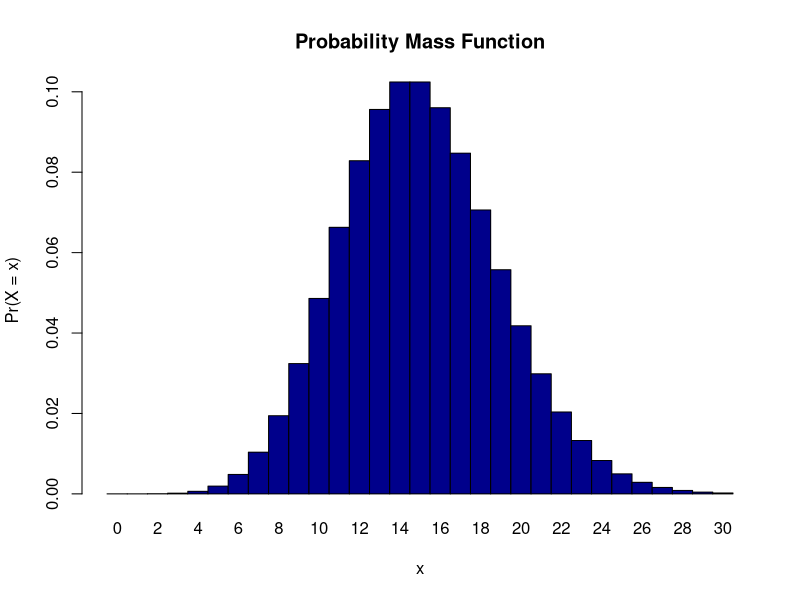
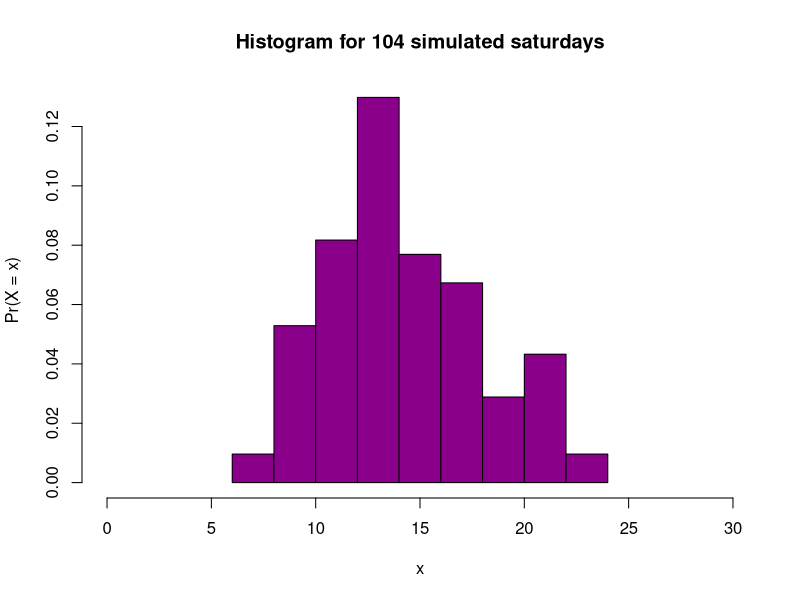

The R script that drew these images, in order:
## ---- chunk 1
knitr::opts_chunk$set(echo = TRUE)
## ---- chunk 2
ppois(8, lambda = 15, lower = FALSE)

### I got the same answer
## ---- chunk 3
ppois(0, lambda = 15)

### I got the same answer
## ---- chunk 4
dpois(3, lambda = 15)

### I got the same answer
## ---- chunk 5
x <- 0:30
l = 15
probset <- dpois(x = x, lambda = l)
barplot(probset, names.arg = x, space = 0, xlab = "x", ylab = "Pr(X = x)", main = "Probability Mass Function", col = "darkblue")

### Nice color on the graph, looks good content wise also
## ---- chunk 6
set.seed(2)

monkeys <- data.frame('data' = rpois(104, 15))

hist(monkeys$data,
main="Histogram for 104 simulated saturdays",
xlab="x",
ylab = "Pr(X = x)",
xlim=c(0,30),
col="darkmagenta",
freq=FALSE
)

### looks great. Really smart with the data.frame and rpois. I couldn't figure it out and my graph looks really strange. Graph also looks great with label, a title and color. 

